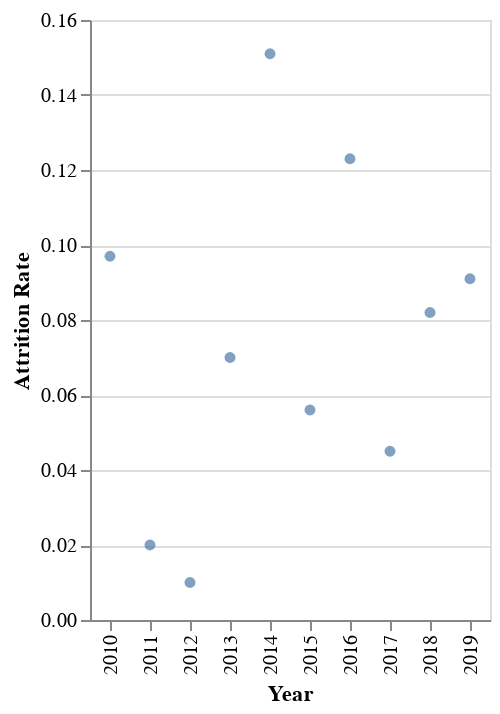

This figure's notebook cell:
### Code cell
# With data type equals ordinal 

alt.Chart(table).mark_point(filled = True).encode(
    x = alt.X('Year:O'),
    y = alt.Y('Attrition Rate')
    )

### Figure 1 — Vega-Lite specification as saved in the notebook (floating-point values rounded to 4 significant figures)
{"config": {"view": {"continuousWidth": 300, "continuousHeight": 300}}, "data": {"name": "data-0a7ed12b3693b0f6b7061ff4e2683f48"}, "mark": {"type": "point", "filled": true}, "encoding": {"x": {"field": "Year", "type": "ordinal"}, "y": {"field": "Attrition Rate", "type": "quantitative"}}, "$schema": "https://vega.github.io/schema/vega-lite/v5.15.1.json", "datasets": {"data-0a7ed12b3693b0f6b7061ff4e2683f48": [{"Year": 2019, "Attrition Rate": 0.091}, {"Year": 2018, "Attrition Rate": 0.082}, {"Year": 2017, "Attrition Rate": 0.045}, {"Year": 2016, "Attrition Rate": 0.123}, {"Year": 2015, "Attrition Rate": 0.056}, {"Year": 2014, "Attrition Rate": 0.151}, {"Year": 2013, "Attrition Rate": 0.07}, {"Year": 2012, "Attrition Rate": 0.01}, {"Year": 2011, "Attrition Rate": 0.02}, {"Year": 2010, "Attrition Rate": 0.097}]}}
